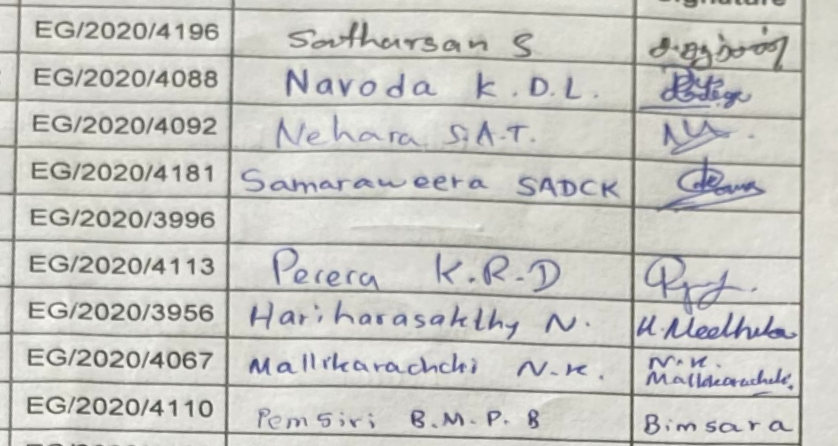
#> input picture scripts/table_extraction/images/rhalf1.png, 838 x 446 px
$ jupyter execute --allow-errors cell_extract.ipynb
#> lines starting #> are read from the running program, lines starting #| are printed output that depends on the picture; after the words box and inside, x2 and y2 are one past the last pixel; in counts of white or black regions, pixels touching at a corner belong together
[cell 1]
import pytesseract
pytesseract.pytesseract.tesseract_cmd = 'C:\Program Files\Tesseract-OCR\\tesseract.exe'

[cell 2]
import cv2
import numpy as np
import matplotlib.pyplot as plt
import pandas as pd

[cell 3]
img = cv2.imread('images/rhalf1.png', 0)
#> img: shape (446, 838); min 61, max 249, mean 199.8
edges = cv2.Canny(img,100,200)
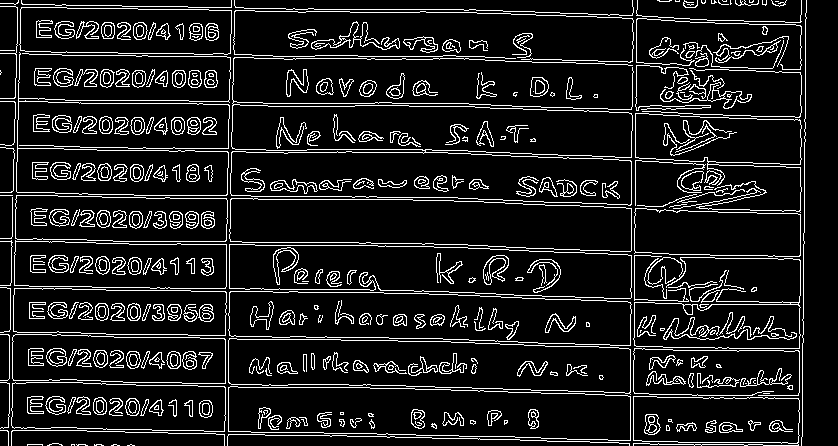
#> edges: shape (446, 838); 11.4% white in thin lines or dots
plt.axis('off')
plt.imshow(edges)

[cell 4]
# read image, convert to grayscale, thresholding the image

img = cv2.imread('images/rhalf1.png', 0)
(thresh, img_bin) = cv2.threshold(img, 128, 255,cv2.THRESH_BINARY|cv2.THRESH_OTSU) #perform both global and otsu thresholding
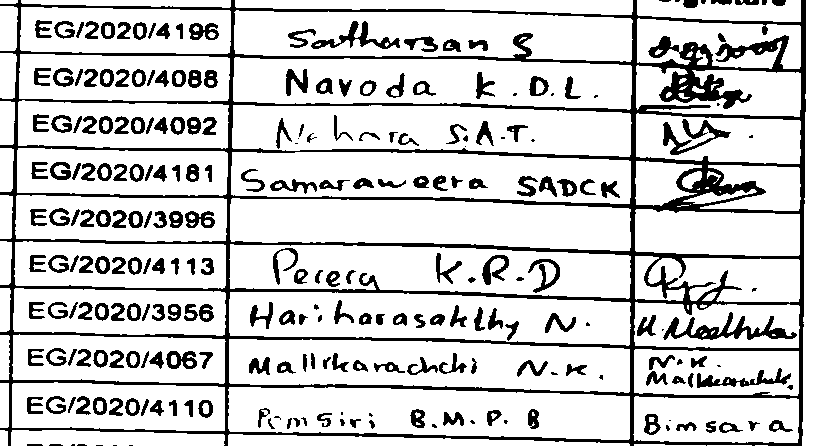
#> img_bin: shape (446, 838); 81.5% white; 254 black regions (32 under 20 px), largest, box (x1, y1, x2, y2) and area: (0, 0, 806, 446) 37532, (663, 312, 797, 340) 1271, (663, 119, 731, 155) 775
#> thresh = 176

img_bin = 255-img_bin
cv2.imwrite("Image_bin.jpg",img_bin)
plt.axis('off')
plt.imshow(img_bin)

[cell 5]
# need morphological operations (based on shape=RECT) to detect boxes

kernel_length = np.array(img).shape[1]//80 # Defining a kernel length [originaly 80]
#> kernel_length = 10

verticle_kernel = cv2.getStructuringElement(cv2.MORPH_RECT, (1, kernel_length)) #detect all the verticle lines - EROSION
#> verticle_kernel = [1, 1, 1, 1, 1, 1, 1, 1, 1, 1]
hori_kernel = cv2.getStructuringElement(cv2.MORPH_RECT, (kernel_length, 1)) #to detect all the horizontal lines - DILATION

kernel = cv2.getStructuringElement(cv2.MORPH_RECT, (3, 3)) #cv2.getStructuringElement(shape,(num_of_columns,num_of_rows))

[cell 6]
# Morphological operation to detect vertical lines from an image

img_temp1 = cv2.erode(img_bin, verticle_kernel, iterations=3)
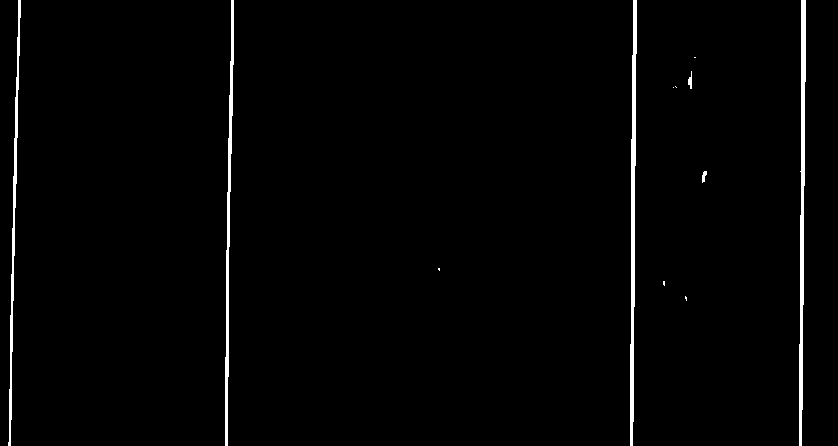
#> img_temp1: shape (446, 838); 1.7% white; 12 white regions (6 under 20 px), largest, box (x1, y1, x2, y2) and area: (799, 0, 806, 446) 1763, (630, 0, 637, 446) 1749, (225, 0, 234, 446) 1396, (8, 0, 21, 446) 1188, (688, 71, 692, 89) 44, (702, 171, 707, 183) 38
verticle_lines_img = cv2.dilate(img_temp1, verticle_kernel, iterations=3)
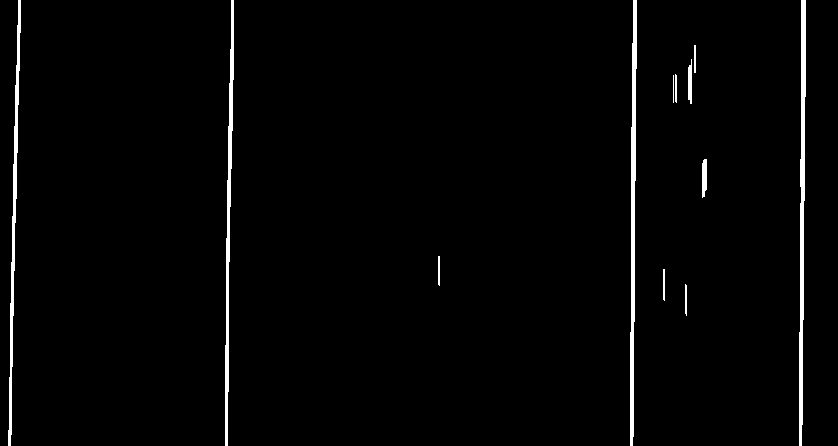
#> verticle_lines_img: shape (446, 838); 2% white; 12 white regions, largest, box (x1, y1, x2, y2) and area: (799, 0, 806, 446) 1874, (630, 0, 637, 446) 1845, (225, 0, 234, 446) 1558
plt.imshow(verticle_lines_img)

[cell 7]
# Morphological operation to detect horizontal lines from an image
img_temp2 = cv2.erode(img_bin, hori_kernel, iterations=3)
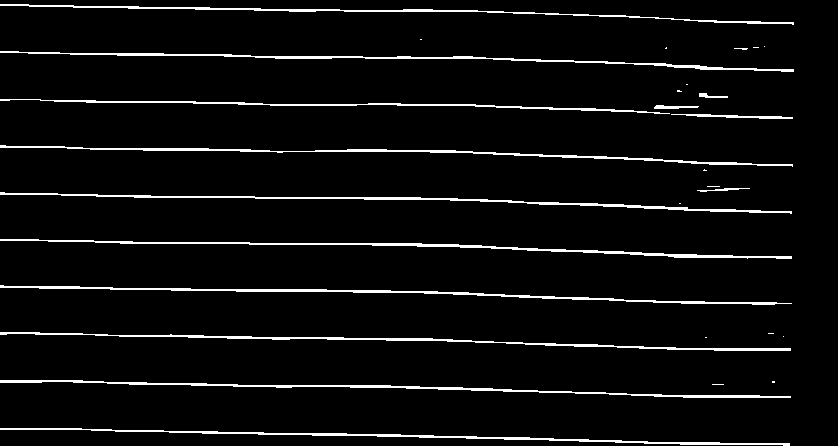
#> img_temp2: shape (446, 838); 4.9% white in thin lines or dots
horizontal_lines_img = cv2.dilate(img_temp2, hori_kernel, iterations=3)
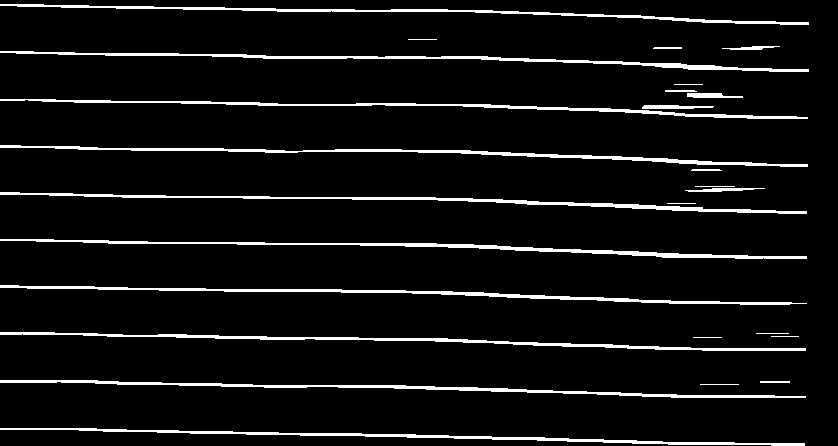
#> horizontal_lines_img: shape (446, 838); 6.6% white; 26 white regions, largest, box (x1, y1, x2, y2) and area: (0, 239, 807, 259) 2454, (0, 51, 809, 72) 2421, (0, 145, 808, 167) 2414
plt.imshow(horizontal_lines_img)

[cell 8]
# add these two images = only boxes
# no info = no noise

# Weighting parameters, this will decide the quantity of an image to be added to make a new image.
alpha = 0.5
beta = 1.0 - alpha
# This function helps to add two image with specific weight parameter to get a third image as summation of two image.
img_final_bin = cv2.addWeighted(verticle_lines_img, alpha, horizontal_lines_img, beta, 0.0)
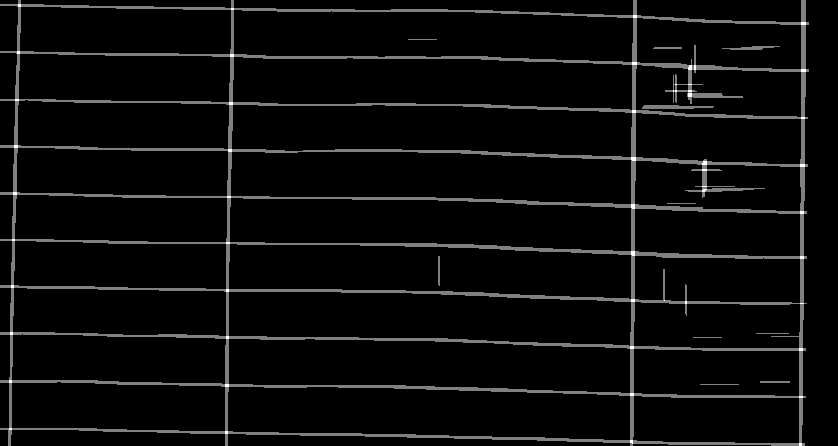
#> img_final_bin: shape (446, 838); min 0, max 255, mean 11
img_final_bin = cv2.erode(~img_final_bin, kernel, iterations=2)
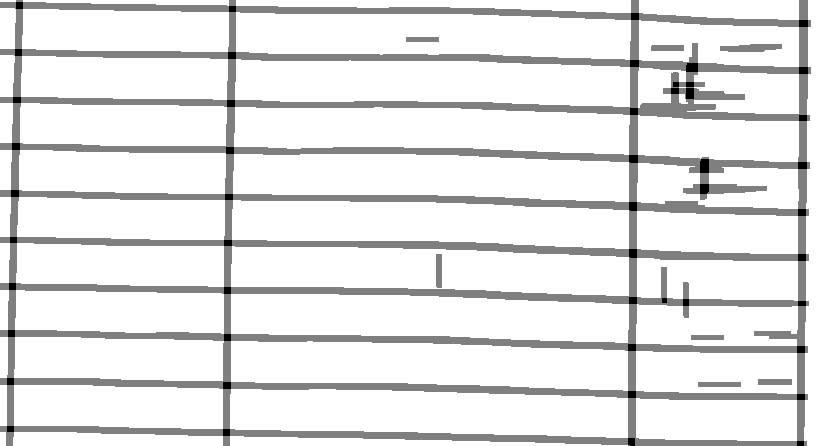
#> img_final_bin: shape (446, 838); min 0, max 255, mean 229
(thresh, img_final_bin) = cv2.threshold(img_final_bin, 128,255, cv2.THRESH_BINARY | cv2.THRESH_OTSU)
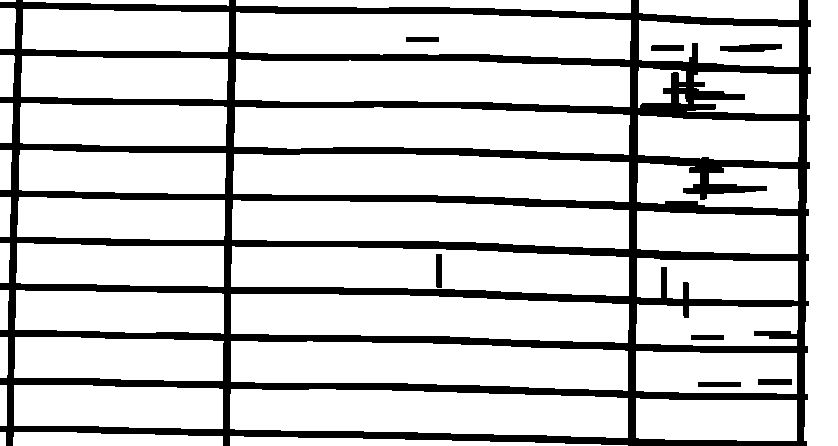
#> img_final_bin: shape (446, 838); 80.4% white; 8 black regions
#> thresh = 127
plt.imshow(img_final_bin)

[cell 9]
contours, hierarchy = cv2.findContours(img_final_bin, cv2.RETR_TREE, cv2.CHAIN_APPROX_SIMPLE)
#> contours = 54 contours, 2 with area under 20; largest, box (x1, y1, x2, y2) and area: (230, 389, 628, 438) 15860, (231, 341, 628, 391) 15678, (235, 59, 630, 107) 15549, (233, 154, 629, 202) 15518, (231, 294, 629, 343) 15500

[cell 10]
# To sort all the contours by top to bottom function is defined.

def sort_contours(cnts, method="left-to-right"):
    # initialize the reverse flag and sort index
#> called with method = 'right-to-left'
    reverse = False
    i = 0

    # handle if we need to sort in reverse
    if method == "right-to-left" or method == "bottom-to-top":
        reverse = True

    # handle if we are sorting against the y-coordinate rather than
    # the x-coordinate of the bounding box
    if method == "top-to-bottom" or method == "bottom-to-top":
        i = 1

    # construct the list of bounding boxes and sort them from top to
    # bottom
    boundingBoxes = [cv2.boundingRect(c) for c in cnts]
#> boundingBoxes = 54 items, first 6: (230, 436, 398, 10), (13, 432, 210, 14), (0, 432, 6, 14), (636, 398, 161, 43), (230, 389, 398, 49), (14, 385, 209, 44)
    (cnts, boundingBoxes) = zip(*sorted(zip(cnts, boundingBoxes),
        key=lambda b:b[1][i], reverse=reverse))
#> cnts has the same summary as contours outside sort_contours; boundingBoxes = 54 items, first 6: (804, 0, 34, 446), (757, 378, 36, 8), (719, 43, 64, 10), (697, 381, 45, 7), (690, 334, 35, 7), (687, 72, 112, 42)

    # return the list of sorted contours and bounding boxes
    return (cnts, boundingBoxes)

# Find contours for image, which will detect all the boxes
contours, hierarchy = cv2.findContours(img_final_bin, cv2.RETR_TREE, cv2.CHAIN_APPROX_SIMPLE)

(contours, boundingBoxes) = sort_contours(contours, method="right-to-left")

[cell 11]
idx = 0

for c in contours:

    x, y, w, h = cv2.boundingRect(c)
    if (w > 80 and h > 20):
        idx += 1
        new_img = img[y:y+h, x:x+w]
        cv2.imwrite(str(idx) + '.png', new_img)
#> this loop made 54 passes
#> (x, y, w, h) on passes 1, 2, 3, 4, 5, 6, 7, 9, 10, 11, 12, 13: (804, 0, 34, 446), (757, 378, 36, 8), (719, 43, 64, 10), (697, 381, 45, 7), (690, 334, 35, 7), (687, 72, 112, 42), (679, 94, 9, 10), (650, 44, 35, 8), (639, 20, 160, 47), (639, 0, 160, 20), (638, 115, 161, 47), (638, 67, 48, 41)
#> (c, x, y, w, h) on passes 8, 44, 45, 54: ([[679, 87], [685, 87]], 679, 87, 7, 1), ([[0, 432], [0, 445], [5, 445], [5, 432]], 0, 432, 6, 14), ([[0, 385], [0, 425], [6, 425], [6, 385]], 0, 385, 7, 41), ([[0, 0], [0, 1], [15, 1], [15, 0]], 0, 0, 16, 2)
#> after the loop, idx = 27

[cell 12]
boxes = []
for contour in contours:
    x, y, w, h = cv2.boundingRect(contour)
    if (w > 80 and h > 20 and h<30) and w > 3*h:
        image = cv2.rectangle(img_final_bin,(x,y),(x+w,y+h),(0,255,0),2)
        boxes.append([x,y,w,h])
#> after the loop, boxes = []
#> (the rest of this cell did not finish here and is left out)

$ run again, with scripts/table_extraction/images/rhalf2.png copied over scripts/table_extraction/images/rhalf1.png
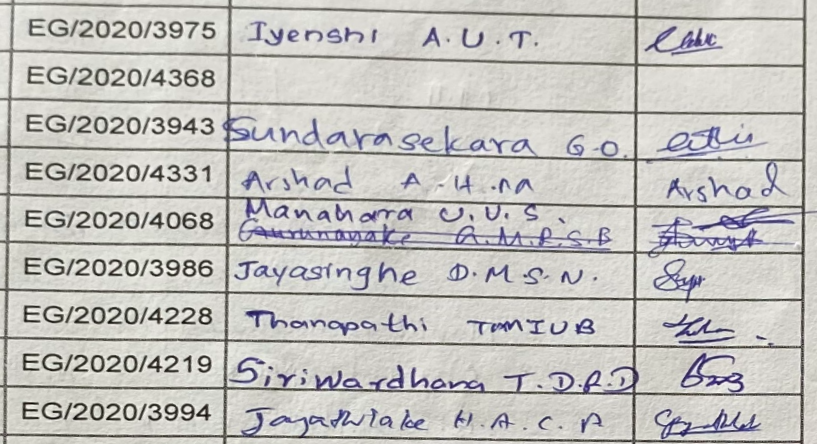
#> input picture scripts/table_extraction/images/rhalf2.png, 817 x 444 px
#> `edges = cv2.Canny(img,100,200)`:
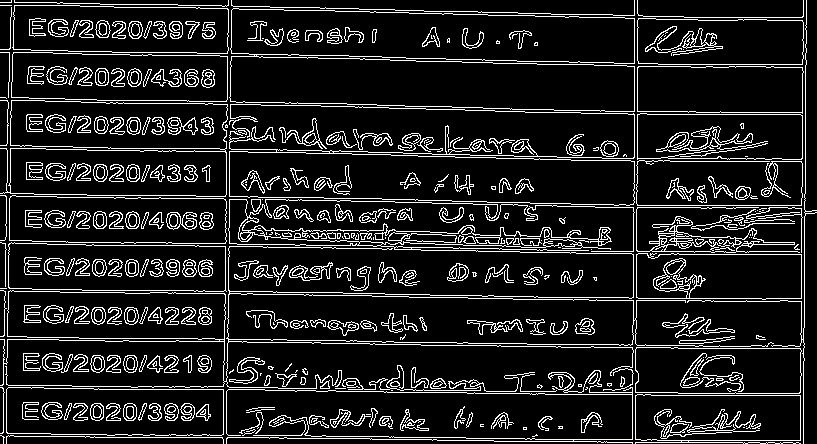
#> edges: shape (444, 817); 12.6% white in thin lines or dots
#> `(thresh, img_bin) = cv2.threshold(img, 128, 255,cv2.THRESH_BINARY|cv2...`: thresh = 158
#> img_temp1: shape (444, 817); 1.3% white; 5 white regions (1 under 20 px), largest, box (x1, y1, x2, y2) and area: (801, 0, 806, 444) 1286, (632, 0, 638, 444) 1244, (223, 0, 231, 444) 1197, (3, 0, 14, 444) 905
#> verticle_lines_img: shape (444, 817); 1.5% white; 5 white regions, box (x1, y1, x2, y2) and area: (801, 0, 806, 444) 1355, (632, 0, 638, 444) 1352, (223, 0, 231, 444) 1344, (3, 0, 14, 444) 1187, (446, 129, 448, 160) 62
#> img_temp2: shape (444, 817); 4.7% white in thin lines or dots
#> horizontal_lines_img: shape (444, 817); 6% white; 23 white regions (1 under 20 px), largest, box (x1, y1, x2, y2) and area: (0, 98, 809, 115) 2039, (0, 194, 808, 208) 2010, (0, 385, 807, 396) 2003
#> `(thresh, img_final_bin) = cv2.threshold(img_final_bin, 128,255, cv2.TH..`:
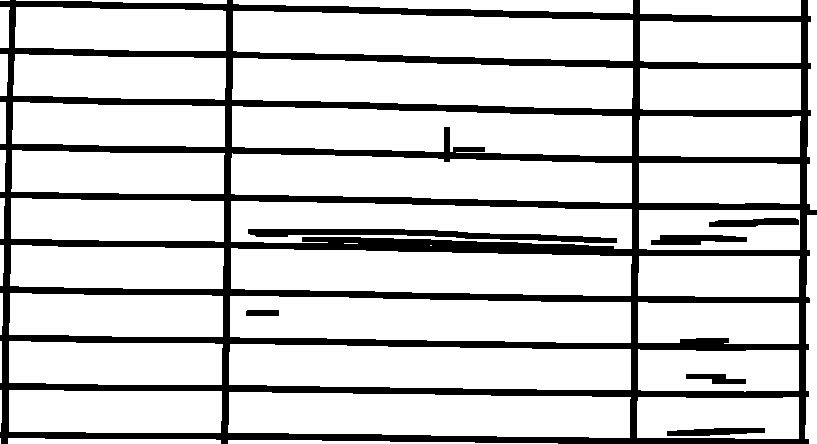
#> img_final_bin: shape (444, 817); 80.6% white; 7 black regions
#> `(thresh, img_final_bin) = cv2.threshold(img_final_bin, 128,255, cv2.TH..`: thresh = 127
#> contours = 53 contours, 4 with area under 20; largest, box (x1, y1, x2, y2) and area: (232, 58, 633, 109) 16102, (229, 344, 631, 390) 16058, (230, 296, 631, 343) 16039, (228, 392, 631, 438) 15964, (233, 11, 633, 61) 15962
#> in sort_contours, `boundingBoxes = [cv2.boundingRect(c) for c in cnts]`: boundingBoxes = 53 items, first 6: (228, 440, 330, 4), (8, 438, 213, 6), (0, 438, 1, 6), (637, 397, 162, 42), (666, 427, 100, 10), (228, 392, 403, 46)
#> in sort_contours, `(cnts, boundingBoxes) = zip(*sorted(zip(cnts, boundingBoxes), key=lamb..`: cnts has the same summary as contours outside sort_contours; boundingBoxes = 53 items, first 6: (807, 0, 10, 210), (805, 215, 12, 229), (708, 217, 92, 11), (685, 373, 62, 12), (666, 427, 100, 10), (650, 234, 98, 12)
#> the loop `for c in contours: ` made 53 passes
#> after the loop `for c in contours:`: idx = 27
#> the loop `for contour in contours:` made 53 passes
#> after the loop `for contour in contours:`: boxes = []

$ run again, with scripts/table_extraction/images/rhalf3.png copied over scripts/table_extraction/images/rhalf1.png
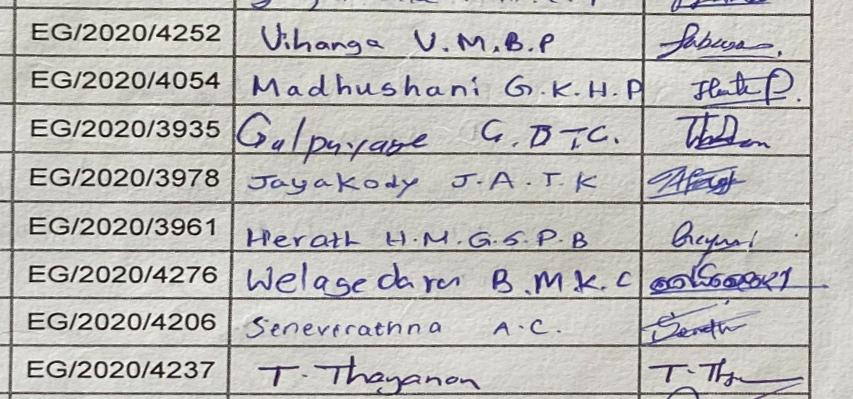
#> input picture scripts/table_extraction/images/rhalf3.png, 853 x 399 px
#> `edges = cv2.Canny(img,100,200)`:
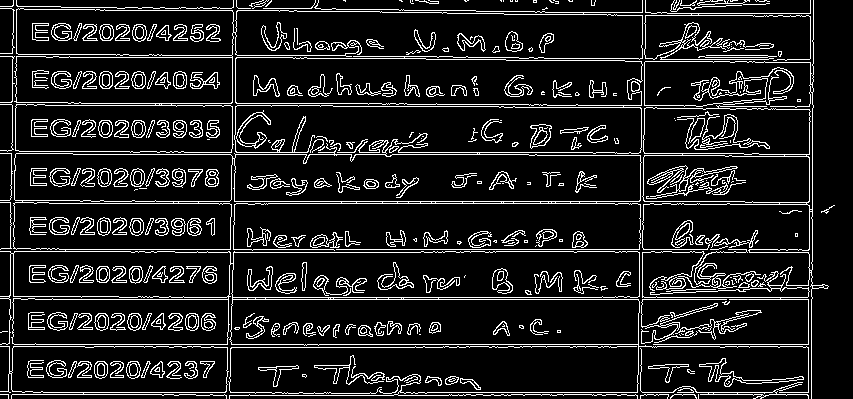
#> edges: shape (399, 853); 12.2% white in thin lines or dots
#> `(thresh, img_bin) = cv2.threshold(img, 128, 255,cv2.THRESH_BINARY|cv2...`: thresh = 147
#> img_temp1: shape (399, 853); 1.2% white; 6 white regions (1 under 20 px), largest, box (x1, y1, x2, y2) and area: (638, 0, 645, 399) 1037, (9, 0, 16, 399) 1004, (227, 0, 236, 399) 984, (810, 0, 813, 198) 475, (808, 226, 812, 399) 454
#> verticle_lines_img: shape (399, 853); 1.3% white; 6 white regions, box (x1, y1, x2, y2) and area: (638, 0, 645, 399) 1172, (227, 0, 236, 399) 1160, (9, 0, 16, 399) 1138, (810, 0, 813, 213) 532, (808, 214, 812, 399) 532, (767, 79, 769, 108) 58
#> img_temp2: shape (399, 853); 4.3% white in thin lines or dots
#> horizontal_lines_img: shape (399, 853); 5.1% white in thin lines or dots
#> `(thresh, img_final_bin) = cv2.threshold(img_final_bin, 128,255, cv2.TH..`:
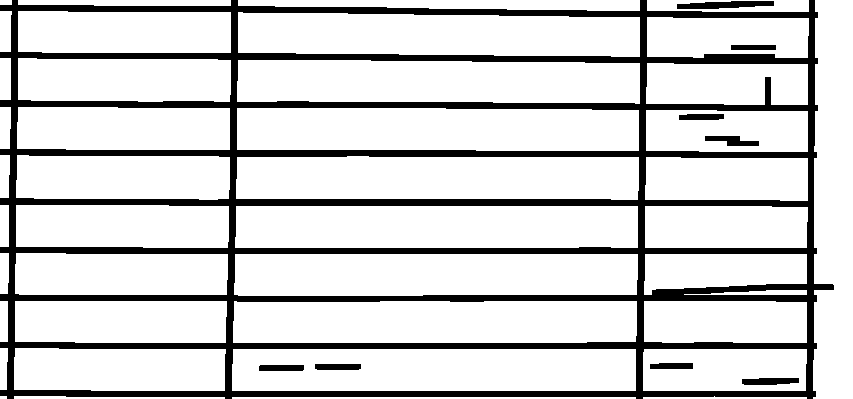
#> img_final_bin: shape (399, 853); 82.6% white; 9 black regions
#> `(thresh, img_final_bin) = cv2.threshold(img_final_bin, 128,255, cv2.TH..`: thresh = 127
#> contours = 50 contours, 1 with area under 20; largest, box (x1, y1, x2, y2) and area: (232, 349, 636, 391) 16508, (236, 156, 639, 200) 16502, (235, 206, 638, 248) 16420, (237, 108, 639, 151) 16364, (233, 301, 637, 343) 16272
#> in sort_contours, `boundingBoxes = [cv2.boundingRect(c) for c in cnts]`: boundingBoxes = 50 items, first 6: (232, 397, 404, 2), (643, 396, 164, 3), (14, 396, 211, 3), (0, 396, 7, 3), (643, 349, 164, 42), (741, 377, 59, 9)
#> in sort_contours, `(cnts, boundingBoxes) = zip(*sorted(zip(cnts, boundingBoxes), key=lamb..`: cnts has the same summary as contours outside sort_contours; boundingBoxes = 50 items, first 6: (813, 0, 40, 399), (741, 377, 59, 9), (730, 44, 47, 7), (704, 135, 56, 12), (684, 290, 123, 5), (678, 113, 47, 8)
#> the loop `for c in contours: ` made 50 passes
#> after the loop `for c in contours:`: idx = 24
#> the loop `for contour in contours:` made 50 passes
#> after the loop `for contour in contours:`: boxes = []
